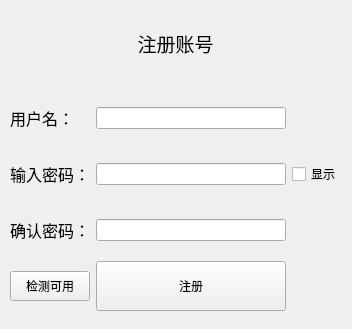
<?xml version="1.0" encoding="UTF-8"?>
<ui version="4.0">
 <class>EnrollWidget</class>
 <widget class="QWidget" name="EnrollWidget">
  <property name="geometry">
   <rect>
    <x>0</x>
    <y>0</y>
    <width>352</width>
    <height>329</height>
   </rect>
  </property>
  <property name="windowTitle">
   <string>Form</string>
  </property>
  <widget class="QWidget" name="layoutWidget">
   <property name="geometry">
    <rect>
     <x>10</x>
     <y>0</y>
     <width>331</width>
     <height>311</height>
    </rect>
   </property>
   <layout class="QGridLayout" name="gridLayout">
    <item row="2" column="2">
     <widget class="QCheckBox" name="canseebox">
      <property name="text">
       <string>显示</string>
      </property>
     </widget>
    </item>
    <item row="2" column="0">
     <widget class="QLabel" name="paswordlabel">
      <property name="minimumSize">
       <size>
        <width>0</width>
        <height>50</height>
       </size>
      </property>
      <property name="text">
       <string>&lt;html&gt;&lt;head/&gt;&lt;body&gt;&lt;p align=&quot;center&quot;&gt;&lt;span style=&quot; font-size:12pt;&quot;&gt;输入密码：&lt;/span&gt;&lt;/p&gt;&lt;/body&gt;&lt;/html&gt;</string>
      </property>
     </widget>
    </item>
    <item row="4" column="0">
     <widget class="QPushButton" name="checkpushButton">
      <property name="minimumSize">
       <size>
        <width>0</width>
        <height>30</height>
       </size>
      </property>
      <property name="text">
       <string>检测可用</string>
      </property>
     </widget>
    </item>
    <item row="3" column="0">
     <widget class="QLabel" name="againlabel">
      <property name="minimumSize">
       <size>
        <width>0</width>
        <height>50</height>
       </size>
      </property>
      <property name="text">
       <string>&lt;html&gt;&lt;head/&gt;&lt;body&gt;&lt;p align=&quot;center&quot;&gt;&lt;span style=&quot; font-size:12pt;&quot;&gt;确认密码：&lt;/span&gt;&lt;/p&gt;&lt;/body&gt;&lt;/html&gt;</string>
      </property>
     </widget>
    </item>
    <item row="4" column="1">
     <widget class="QPushButton" name="FinishEnroll">
      <property name="minimumSize">
       <size>
        <width>70</width>
        <height>50</height>
       </size>
      </property>
      <property name="maximumSize">
       <size>
        <width>200</width>
        <height>16777215</height>
       </size>
      </property>
      <property name="text">
       <string>注册</string>
      </property>
     </widget>
    </item>
    <item row="1" column="1">
     <widget class="QLineEdit" name="namelineEdit"/>
    </item>
    <item row="1" column="0">
     <widget class="QLabel" name="namelabel">
      <property name="minimumSize">
       <size>
        <width>0</width>
        <height>50</height>
       </size>
      </property>
      <property name="text">
       <string>&lt;html&gt;&lt;head/&gt;&lt;body&gt;&lt;p&gt;&lt;span style=&quot; font-size:12pt;&quot;&gt;用户名：&lt;/span&gt;&lt;/p&gt;&lt;/body&gt;&lt;/html&gt;</string>
      </property>
     </widget>
    </item>
    <item row="3" column="1">
     <widget class="QLineEdit" name="againlineEdit"/>
    </item>
    <item row="2" column="1">
     <widget class="QLineEdit" name="passwordlineEdit"/>
    </item>
    <item row="0" column="0" colspan="3">
     <widget class="QLabel" name="titlelabel">
      <property name="text">
       <string>&lt;html&gt;&lt;head/&gt;&lt;body&gt;&lt;p align=&quot;center&quot;&gt;&lt;span style=&quot; font-size:14pt;&quot;&gt;注册账号&lt;/span&gt;&lt;/p&gt;&lt;/body&gt;&lt;/html&gt;</string>
      </property>
     </widget>
    </item>
   </layout>
  </widget>
 </widget>
 <resources/>
 <connections/>
</ui>
